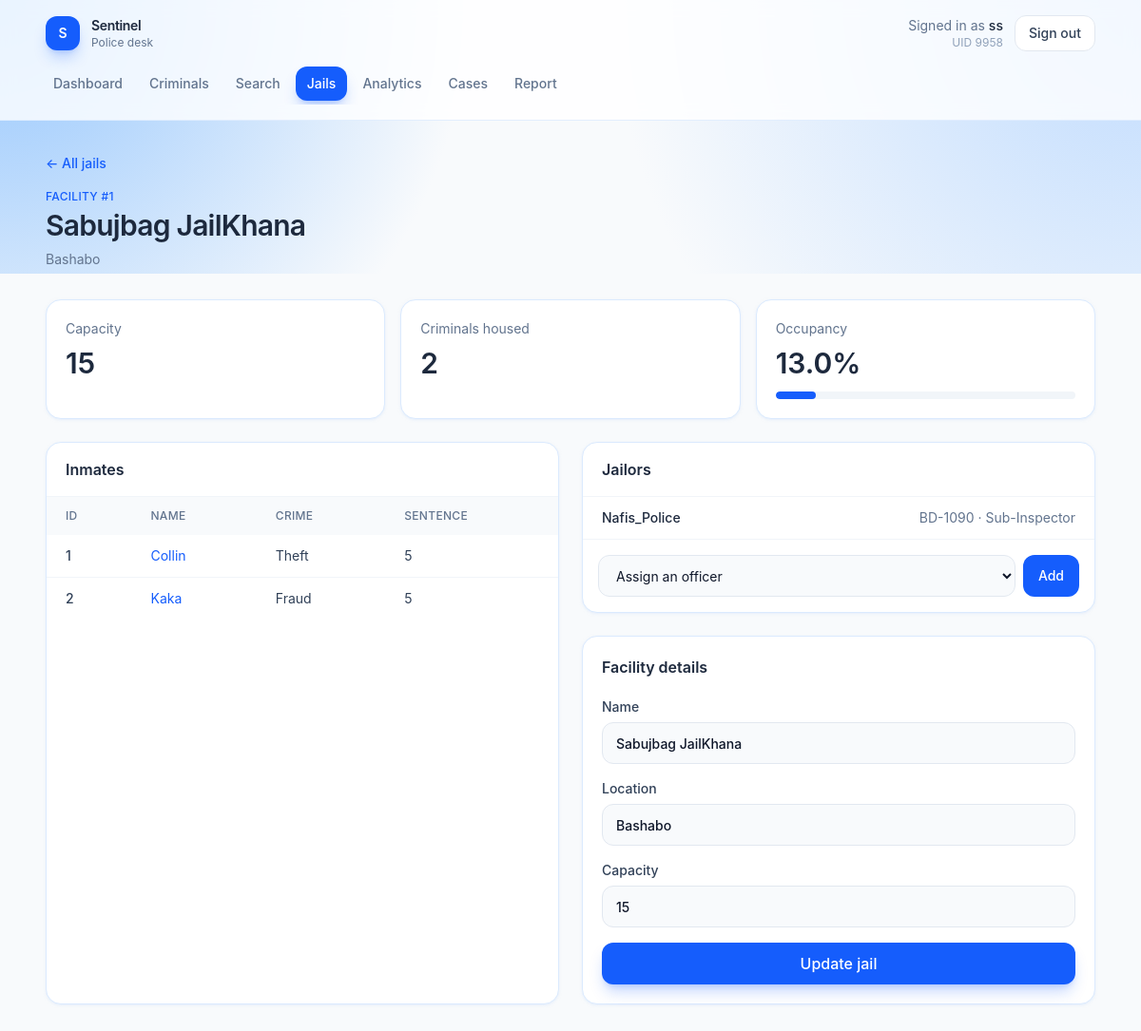
The app's page /jails/1 (signed in) with its own data.
### tables this page shows
CREATE TABLE Jail (
    JID INTEGER PRIMARY KEY,
    Name TEXT NOT NULL,
    Location TEXT,
    Capacity INTEGER
);

CREATE TABLE Criminal (
    CID INTEGER PRIMARY KEY,
    Name TEXT NOT NULL,
    Age INTEGER,
    Crime TEXT,
    Height REAL,
    Gender TEXT,
    Nationality TEXT,
    JID INTEGER,
    time_sentenced TEXT,
    FOREIGN KEY (JID) REFERENCES Jail(JID)
);

CREATE TABLE Jailor (
    UID INTEGER NOT NULL,
    JID INTEGER NOT NULL,
    PRIMARY KEY (UID, JID),
    FOREIGN KEY (UID) REFERENCES POLICE(UID),
    FOREIGN KEY (JID) REFERENCES Jail(JID)
);

CREATE TABLE USER (
    UID INTEGER PRIMARY KEY,
    phone TEXT,
    age INTEGER,
    gender TEXT,
    role TEXT,
    name TEXT NOT NULL,
    password TEXT NOT NULL
);

CREATE TABLE POLICE (
    UID INTEGER PRIMARY KEY,
    badge_no TEXT UNIQUE,
    patrol_area TEXT,
    number_of_arrests INTEGER DEFAULT 0,
    department TEXT,
    rank TEXT,
    supervisor INTEGER,
    issupervisor boolean DEFAULT FALSE,
    FOREIGN KEY (UID) REFERENCES USER(UID),
    FOREIGN KEY (supervisor) REFERENCES POLICE(UID)
);

### app.py (the view, shortened to what this page needs)
@app.route("/jails/<int:jid>", methods=["GET", "POST"])
def jail_detail(jid):
    if not check_login():
            return redirect("/login")
    if session.get("role") != "police":
        return redirect("/dashboard")
    if request.method == "GET":
        db = get_db()
        jail = db.execute("SELECT j.*, Count(c.CID) as Occupancy FROM Jail j LEFT JOIN Criminal c ON j.JID = c.JID WHERE j.JID = ?", (jid,)).fetchone()
        inmates = db.execute("SELECT * FROM Criminal WHERE JID = ?", (jid,)).fetchall()
        jailers = db.execute("SELECT j.UID, u.Name, p.badge_no, p.rank FROM Jailor j JOIN User u ON j.UID = u.UID JOIN Police p ON j.UID = p.UID WHERE j.JID = ?", (jid,)).fetchall()
        officers = db.execute("SELECT p.UID, u.Name FROM Police p JOIN User u ON p.UID = u.UID where p.UID not in (SELECT distinct UID FROM Jailor)").fetchall()
        return render_template("jail_detail.html", jail=jail, inmates=inmates, jailors=jailers, officers=officers)

### app.py (called while the page is built)
def get_db():
    if "db" not in g:
        g.db = sqlite3.connect(app.config["DATABASE"])
        g.db.row_factory = sqlite3.Row
    return g.db

def check_login():
    if session.get("loggedin_UID") is None:
        return False
    return True

@app.context_processor
def inject_current_user():
    uid = session.get("loggedin_UID")
    if not uid:
        return {"user_name": "Guest"}
    name = session.get("name")
    if not name:
        db = get_db()
        row = db.execute("SELECT name FROM USER WHERE UID = ?", (uid,)).fetchone()
        name = row["name"] if row else "Guest"
        session["name"] = name
    return {"user_name": name}

@app.after_request
def disable_cache(response):
    response.headers["Cache-Control"] = "no-store, no-cache, must-revalidate, max-age=0"
    response.headers["Pragma"] = "no-cache"
    response.headers["Expires"] = "0"
    return response

### templates/jail_detail.html (shortened to what this page needs)
{% extends "app.html" %}
{% set jail = jail if jail is defined else {"JID": 1, "Name": "Dhaka Central Jail", "Location": "Keraniganj", "Capacity": 400, "occupancy": 312} %}
{% set inmates = inmates if inmates is defined else [
    {"CID": 101, "Name": "Karim Uddin", "Crime": "Theft", "time_sentenced": "5 years"},
    {"CID": 103, "Name": "Faruk Hossain", "Crime": "Robbery", "time_sentenced": "8 years"},
] %}
{% set jailors = jailors if jailors is defined else [
    {"UID": 1, "name": "rahman", "badge_no": "BD-1042", "rank": "Inspector"},
] %}
{% set officers = officers if officers is defined else [{"UID": 1, "name": "rahman"}, {"UID": 3, "name": "ayesha"}] %}
{% set pct = ((jail.occupancy or 0) / jail.Capacity * 100) if jail.Capacity else 0 %}
{% block page %}
<div class="mb-8">
    <a href="{{ url_for('jails') }}" class="text-sm font-medium text-blue-600 hover:text-blue-700">← All jails</a>
    <p class="mt-4 text-xs font-medium uppercase tracking-wide text-blue-600">Facility #{{ jail.JID }}</p>
    <h1 class="mt-1 text-3xl font-semibold tracking-tight text-slate-800">{{ jail.Name }}</h1>
    <p class="mt-2 text-sm text-slate-500">{{ jail.Location or "—" }}</p>
</div>
<section class="mb-6 grid gap-4 sm:grid-cols-3">
    <article class="rounded-2xl border border-blue-100 bg-white p-5 shadow-sm shadow-blue-100/50">
        <p class="text-sm text-slate-500">Capacity</p>
        <p class="mt-2 text-3xl font-semibold text-slate-800">{{ jail.Capacity or 0 }}</p>
    </article>
    <article class="rounded-2xl border border-blue-100 bg-white p-5 shadow-sm shadow-blue-100/50">
        <p class="text-sm text-slate-500">Criminals housed</p>
        <p class="mt-2 text-3xl font-semibold text-slate-800">{{ jail.occupancy or inmates|length }}</p>
    </article>
    <article class="rounded-2xl border border-blue-100 bg-white p-5 shadow-sm shadow-blue-100/50">
        <p class="text-sm text-slate-500">Occupancy</p>
        <p class="mt-2 text-3xl font-semibold text-slate-800">{{ pct|round(0) }}%</p>
        <div class="mt-3 h-2 overflow-hidden rounded-full bg-slate-100">
            <div class="h-2 rounded-full bg-blue-600" style="width: {{ [pct, 100]|min }}%"></div>
        </div>
    </article>
</section>
<div class="grid gap-6 lg:grid-cols-2">
    <article class="overflow-hidden rounded-2xl border border-blue-100 bg-white shadow-sm shadow-blue-100/50">
        <div class="border-b border-slate-100 px-5 py-4">
            <h2 class="font-semibold text-slate-800">Inmates</h2>
        </div>
        {% if inmates %}
        <div class="overflow-x-auto">
            <table class="w-full text-left text-sm">
                <thead class="bg-slate-50 text-xs uppercase tracking-wide text-slate-500">
                    <tr>
                        <th class="px-5 py-3 font-medium">ID</th>
                        <th class="px-5 py-3 font-medium">Name</th>
                        <th class="px-5 py-3 font-medium">Crime</th>
                        <th class="px-5 py-3 font-medium">Sentence</th>
                    </tr>
                </thead>
                <tbody class="divide-y divide-slate-100">
                    {% for inmate in inmates %}
                    <tr class="text-slate-700">
                        <td class="px-5 py-3 font-medium">{{ inmate.CID }}</td>
                        <td class="px-5 py-3">
                            <a href="{{ url_for('criminal_detail', cid=inmate.CID) }}" class="text-blue-600 hover:text-blue-700">{{ inmate.Name }}</a>
                        </td>
                        <td class="px-5 py-3">{{ inmate.Crime or "—" }}</td>
                        <td class="px-5 py-3">{{ inmate.time_sentenced or "—" }}</td>
                    </tr>
                    {% endfor %}
                </tbody>
            </table>
        </div>
        {% else %}
        <p class="px-5 py-10 text-center text-sm text-slate-500">No inmates assigned.</p>
        {% endif %}
    </article>
    <div class="flex flex-col gap-6">
        <article class="overflow-hidden rounded-2xl border border-blue-100 bg-white shadow-sm shadow-blue-100/50">
            <div class="border-b border-slate-100 px-5 py-4">
                <h2 class="font-semibold text-slate-800">Jailors</h2>
            </div>
            {% if jailors %}
            <ul class="divide-y divide-slate-100 text-sm">
                {% for jailor in jailors %}
                <li class="flex items-center justify-between px-5 py-3">
                    <span class="font-medium text-slate-800">{{ jailor.name }}</span>
                    <span class="text-slate-500">{{ jailor.badge_no }} · {{ jailor.rank or "—" }}</span>
                </li>
                {% endfor %}
            </ul>
            {% else %}
            <p class="px-5 py-8 text-center text-sm text-slate-500">No jailors assigned.</p>
            {% endif %}
            <form action="{{ url_for('jail_detail', jid=jail.JID) }}" method="post" class="flex gap-2 border-t border-slate-100 p-4">
                <select name="UID" class="h-11 flex-1 rounded-xl border border-slate-200 bg-slate-50 px-3.5 text-sm outline-none focus:border-blue-500 focus:bg-white focus:ring-4 focus:ring-blue-100">
                    <option value="">Assign an officer</option>
                </select>
                <button type="submit" class="h-11 rounded-xl bg-blue-600 px-4 text-sm font-medium text-white hover:bg-blue-700">Add</button>
            </form>
        </article>
        <article class="rounded-2xl border border-blue-100 bg-white p-5 shadow-sm shadow-blue-100/50">
            <h2 class="font-semibold text-slate-800">Facility details</h2>
            <form action="/updatejail" method="post" class="mt-5 flex flex-col gap-4">
                <label class="flex flex-col gap-1.5 text-sm font-medium text-slate-700">
                    Name
                    <input type="text" name="Name" value="{{ jail.Name }}" required class="h-11 rounded-xl border border-slate-200 bg-slate-50 px-3.5 outline-none focus:border-blue-500 focus:bg-white focus:ring-4 focus:ring-blue-100">
                </label>
                <label class="flex flex-col gap-1.5 text-sm font-medium text-slate-700">
                    Location
                    <input type="text" name="Location" value="{{ jail.Location or '' }}" class="h-11 rounded-xl border border-slate-200 bg-slate-50 px-3.5 outline-none focus:border-blue-500 focus:bg-white focus:ring-4 focus:ring-blue-100">
                </label>
                <label class="flex flex-col gap-1.5 text-sm font-medium text-slate-700">
                    Capacity
                    <input type="number" name="Capacity" value="{{ jail.Capacity or '' }}" class="h-11 rounded-xl border border-slate-200 bg-slate-50 px-3.5 outline-none focus:border-blue-500 focus:bg-white focus:ring-4 focus:ring-blue-100">
                </label>
                <button type="submit" class="h-11 rounded-xl bg-blue-600 font-medium text-white shadow-lg shadow-blue-600/25 transition hover:bg-blue-700">Update jail</button>
            </form>
        </article>
    </div>
</div>
{% endblock %}

### records on screen
Jail: JID "1", Name "Sabujbag JailKhana", Location "Bashabo", Capacity "15"
Criminal: CID "1", Name "Collin", Crime "Theft", time_sentenced "5"
Criminal: CID "2", Name "Kaka", Crime "Fraud", time_sentenced "5"
Jailor: name "Nafis_Police", badge_no "BD-1090", rank "Sub-Inspector"

### other values on screen
{{ "Police desk" if role == "police" else "Public portal" }} "Police desk"
{{ user_name }} "ss"
{{ session.get("loggedin_UID") }} "9958"
{{ label }} "Dashboard Criminals Search Jails Analytics Cases Report"
{{ jail.occupancy or inmates|length }} "2"
{{ pct|round(0) }} "13.0"
